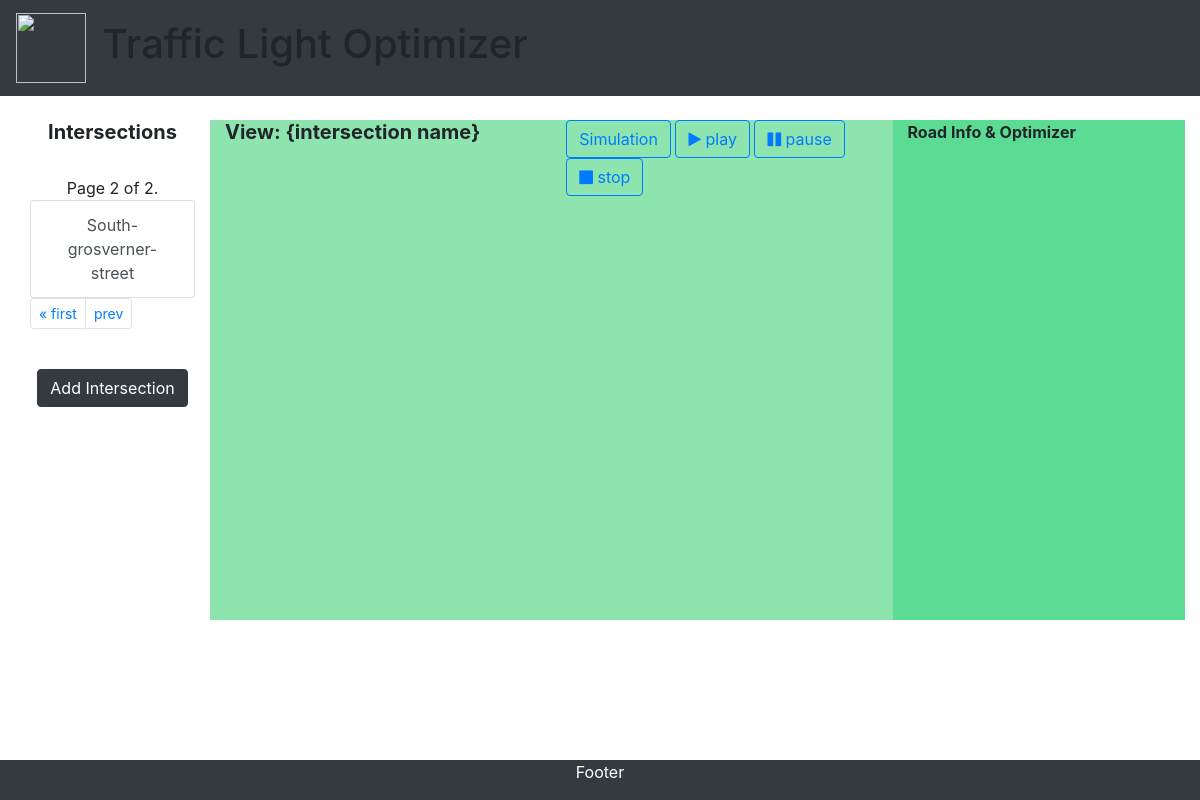
Before: /home/?page=2 with the older database file.
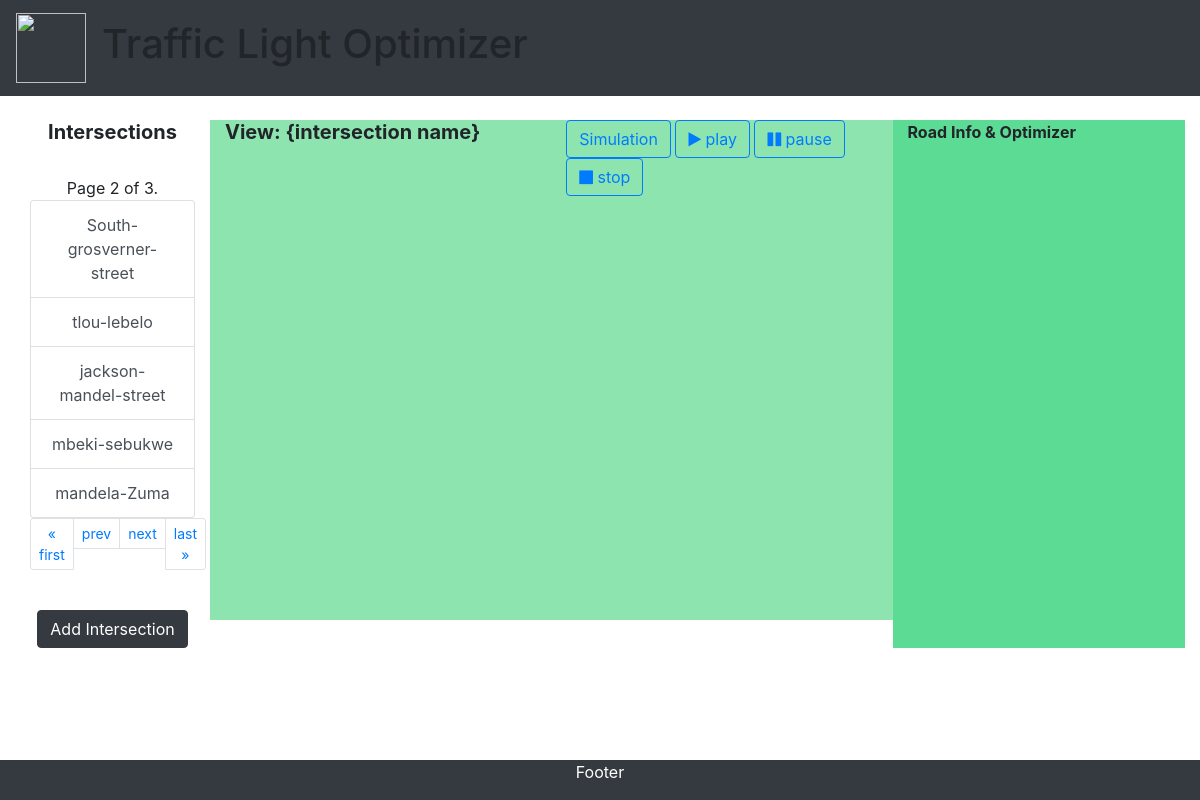
After: the same page with the newer database file.
### main_app/models.py (models this page shows, shortened)
class Intersection(models.Model):
    network_id = models.ForeignKey(
        Network,
        blank=False,
        null=True,
        on_delete=models.SET_NULL
    )
    intersection_name = models.CharField( max_length=50, unique=True )
    right_of_way = models.TextField( blank=True )
    configuration = models.TextField( blank=True )

### main_app/views/newview.py (the view)
# urls.py: path('home/', views.home, name='home'),
def home(request):
    intersection_list = Intersection.objects.get_queryset().order_by('id')
    paginator = Paginator(intersection_list, 5) # Show 25 contacts per page.
    page_number = request.GET.get('page')
    page_obj = paginator.get_page(page_number)
    intersection_form = IntersectionForm()
    data_input = {
        'page_obj': page_obj ,
        'intersection_form': intersection_form
    }
    return render(request, 'main_app/home.html', data_input )

### main_app/templates/main_app/home.html (shortened to what this page needs)
{% load static %}
<!DOCTYPE html>
<html>
    <head>
        <link rel="stylesheet" href="https://maxcdn.bootstrapcdn.com/bootstrap/4.5.0/css/bootstrap.min.css">
        <link rel="stylesheet" href="https://cdnjs.cloudflare.com/ajax/libs/font-awesome/4.7.0/css/font-awesome.min.css">
    </head>
    <body>
        <nav class="navbar navbar-expand-sm bg-dark navbar-dark fixed-top">
            <a class="navbar-brand" href="#">
                <img src="{% static 'images/logo_welcome.png' %}" width="70" height="70">
            </a>
            <ul class="navbar-nav">
                <h1>Traffic Light Optimizer</h1>
            </ul>
        </nav>
        <br><br>
        <div class="container-fluid">
            <br><br>
            <div class="container-fluid">
                <br>
                <div class="row">
                    <div class="col-sm-2" style="background-color:white;text-align:center;">
                        <h5> <b> Intersections </b></h5> <br>
                        {% include 'main_app/intersection_view.html'%}
                    </div>
                    <div class="col-sm-7" style="background-color:#8ee4af;height: 500px">
                        <div class="row">
                            <div class="col-sm-6" >
                                <h5> <b> View: {intersection name} </b></h5>
                            </div>
                            <div class="col-sm-6">
                                <div id="btn-group btn-group-sm">
                                    <button type="button" class="btn btn-outline-primary">Simulation</button>
                                    <button type="button" class="btn btn-outline-primary"> <i class="fa fa-play"></i> play</button>
                                    <button type="button" class="btn btn-outline-primary"> <i class="fa fa-pause"></i> pause</button>
                                    <button type="button" class="btn btn-outline-primary"> <i class="fa fa-stop"></i> stop</button>
                                </div>
                            </div>
                        </div>
                    </div>
                    <div class="col-sm-3" style="background-color:#5cdb95;">
                        <b> Road Info & Optimizer </b>
                    </div>
                </div>
                <br>
                <br>
            </div>
        </div>
        <div class="footer bg-dark navbar-dark fixed-bottom">
            <p>Footer</p>
        </div>
    </body>
</html>

### main_app/templates/main_app/intersection_view.html (shortened to what this page needs)
<span class="current">
    Page {{ page_obj.number }} of {{ page_obj.paginator.num_pages }}.
</span>
<div class="list-group">
{% for intersection in page_obj %}
    <a href="#" class="list-group-item list-group-item-action">
    {{ intersection.intersection_name }}
    </a>
{% endfor %}
</div>
<div class="pagination pagination-sm">
    <span class="step-links">
        <ul class="pagination">
        {% if page_obj.has_previous %}
            <li class="page-item" ><a class="page-link" href="?page=1">&laquo; first</a></li>
            <li class="page-item" ><a class="page-link" href="?page={{ page_obj.previous_page_number }}"> prev</a></li>
        {% endif %}
        {% if page_obj.has_next %}
            <li class="page-item" ><a class="page-link" href="?page={{ page_obj.next_page_number }}"> next</a></li>
            <li class="page-item" ><a class="page-link"href="?page={{ page_obj.paginator.num_pages }}">last &raquo;</a></li>
        {% endif %}
        </ul>
    </span>
</div>
<br>
<button type="button" class="btn btn-dark" data-toggle="modal" data-target="#myModal"> Add Intersection</button>

Changed rows visible on the page:
added Intersection: intersection_name "tlou-lebelo"
added Intersection: intersection_name "jackson-mandel-street"
added Intersection: intersection_name "mbeki-sebukwe"
added Intersection: intersection_name "mandela-Zuma"
Other visible differences:
{{ page_obj.paginator.num_pages }}: "2" → "3"
text now shown: "next last »"
